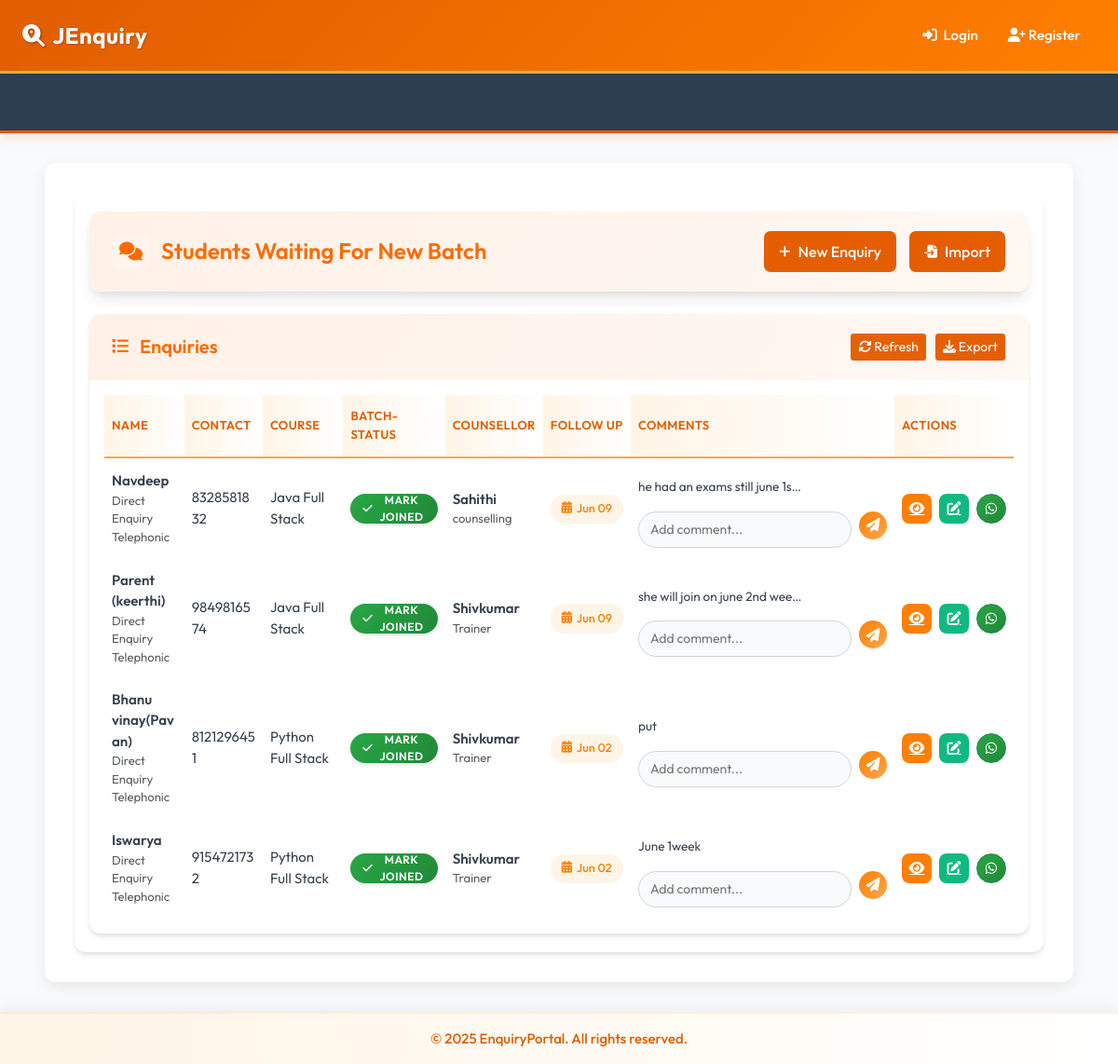
/inconsistent-joined/, run on an earlier commit of the app's database.
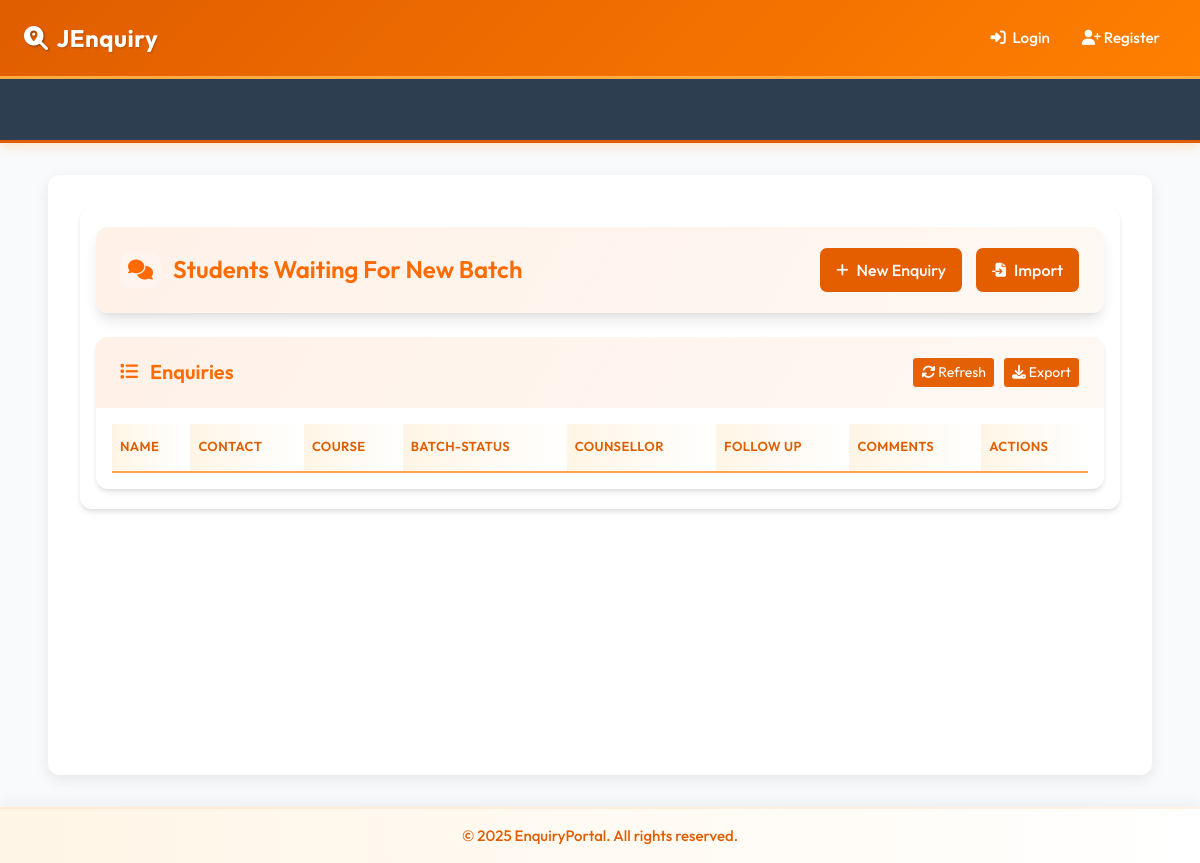
And on a later commit of the database.
### enquiry/models.py (models this page shows, shortened)
class Enquiry(models.Model):
    STATUS_CHOICES = [
        ('joined', 'Joined'),
        ('pending', 'Pending'),
        ('dropout', 'Dropout'),
    ]
    SUBJECT_CHOICES = [
        ('java_full_stack', 'Java Full Stack'),
        ('python_full_stack', 'Python Full Stack'),
        ('other', 'Other'),
    ]
    ENQUIRY_TYPE_CHOICES = [
        ('someone_telephonic', 'Enquiry for Someone Telephonic'),
        ('direct_telephonic', 'Direct Enquiry Telephonic'),
        ('someone_walkin', 'Enquiry for Someone WalkIn'),
        ('direct_walkin', 'Direct Enquiry WalkIn'),
        ('telephonic_to_walkin', 'Telephonic To Walkin'),
    ]
    name = models.CharField(max_length=100)
    mobile = models.CharField(max_length=15, unique=True)
    subject = models.CharField(max_length=50, choices=SUBJECT_CHOICES)
    status = models.CharField(max_length=10, choices=STATUS_CHOICES, default='pending')
    enquiry_type = models.CharField(max_length=30, choices=ENQUIRY_TYPE_CHOICES, default='direct_telephonic')
    counsellor = models.ForeignKey(Counsellor, on_delete=models.CASCADE)
    created_at = models.DateTimeField(auto_now_add=True)
    followup_date = models.DateField(null=True, blank=True)
    enquiry_date = models.DateField(null=True, blank=True)
    parent_number = models.CharField(max_length=15, blank=True, null=True)
    fees_paid_date = models.DateField(null=True, blank=True)
    native_district_name=models.CharField(max_length=30,blank=True,null=True)
    target_fees = models.DecimalField(
        max_digits=12, decimal_places=2,
        null=True, blank=True,
        help_text="Total fees for the course"
    )
    fees_paid = models.DecimalField(
        max_digits=12, decimal_places=2,
        default=0.00,
        help_text="Total amount paid by the student"
    )
    fees_balance = models.DecimalField(
        max_digits=12, decimal_places=2,
        null=True, blank=True,
        help_text="Remaining balance (calculated automatically)"
    )
    due_date = models.DateField(
        null=True, blank=True,
        help_text="Deadline for full fees payment"
    )
    other_subject_name = models.CharField(
        max_length=100,
        blank=True,
        null=True,
        help_text="Specify the subject if 'Other' is selected"
    )
    is_joined_batch = models.BooleanField(
    default=False,
    help_text="True if the student has joined a batch"
)
    joined_date = models.DateField(
        null=True,
        blank=True,
        help_text="Date when the student joined"
    )
    VISIT_TYPE_CHOICES = [
        ('alone_walkin', 'Alone Walkin'),
        ('came_with_parents', 'Came with parents'),
        ('student_reference', 'Student Reference'),
        ('old_student_reference', 'Old Student Reference'),
        ('came_with_relatives', 'Came with relatives'),
        ('telephonic','Telephonic'),
    ]
    visit_type = models.CharField(
        max_length=30,
        choices=VISIT_TYPE_CHOICES,
        default='alone_walkin',
        help_text="How did the student come for enquiry?"
    )

class Counsellor(models.Model):
    name = models.CharField(max_length=100, unique=True)
    mobile = models.CharField(max_length=15)
    department = models.CharField(max_length=100)

class Comment(models.Model):
    enquiry = models.ForeignKey(Enquiry, on_delete=models.CASCADE, related_name='comments')
    comment = models.TextField()
    created_at = models.DateTimeField(default=timezone.now)
    class Meta:
        get_latest_by = 'created_at'
        ordering = ['-created_at']

### enquiry/views.py (the view)
# urls.py: path('inconsistent-joined/', views.InconsistentJoinedEnquiryListView.as_view(), name='inconsistent_joined'),
class InconsistentJoinedEnquiryListView(ListView):
    model = Enquiry
    template_name = 'inconsistent_joined_list.html'
    context_object_name = 'enquiries'
    def get_queryset(self):
        return Enquiry.objects.filter(status='joined', is_joined_batch=False)

### enquiry/models.py (called while the page is built)
    @property
    def actual_collected(self):
        from .models import PaymentHistory
        total = PaymentHistory.objects.filter(
            payment_date__year=self.year,
            payment_date__month=self.month
        ).aggregate(Sum('amount_paid'))['amount_paid__sum'] or Decimal('0.00')
        return total

### template/inconsistent_joined_list.html (shortened to what the changed rows need)
{% extends 'base.html' %}
{% block extra_css %}
<link rel="stylesheet" href="https://cdn.datatables.net/1.13.6/css/dataTables.bootstrap5.min.css">
<link rel="stylesheet" href="https://cdnjs.cloudflare.com/ajax/libs/font-awesome/6.4.0/css/all.min.css">
{% endblock %}
{% block content %}
<div class="app-wrapper">
    <div class="dashboard-header">
        <h1 class="dashboard-title">
            <i class="fas fa-comments"></i>
            Students Waiting For New Batch
        </h1>
    </div>
    <div class="data-card">
        <div class="card-header">
            <h2 class="card-title">
                <i class="fas fa-list"></i> Enquiries
            </h2>
        </div>
        <div class="card-body p-0">
            <div class="data-table-wrapper">
                <table id="enquiryTable" class="display nowrap w-100">
                    <thead>
                        <tr>
                            <th>Name</th>
                            <th>Contact</th>
                            <th>Course</th>
                            <th>Batch-Status</th>
                            <th>Counsellor</th>
                            <th>Follow Up</th>
                            <th>Comments</th>
                            <th>Actions</th>
                        </tr>
                    </thead>
                    <tbody>
                        {% for enquiry in enquiries %}
                        <tr id="enquiry-row-{{ enquiry.id }}">
                            <td>
                                <div class="fw-semibold">{{ enquiry.name }}</div>
                                <div class="text-muted small">{{ enquiry.get_enquiry_type_display }}</div>
                            </td>
                            <td>{{ enquiry.mobile }}</td>
                            <td>{{ enquiry.get_subject_display }}</td>
                            <td>
    <button class="capsule-button btn-success-modern" onclick="markAsJoined({{ enquiry.id }}, this)">
        <span class="btn-text">
            <i class="fas fa-check"></i>
            Mark Joined
        </span>
    </button>
</td>
                            <td>
                                <div class="fw-semibold">{{ enquiry.counsellor.name }}</div>
                                <div class="text-muted small">{{ enquiry.counsellor.department }}</div>
                            </td>
                            <td>
                                <div class="followup-date {% if enquiry.followup_date <= today %}urgent{% endif %}"
                                     data-enquiry-id="{{ enquiry.id }}">
                                    <i class="fas fa-calendar-alt"></i>
                                    {% if enquiry.followup_date %}
                                        {{ enquiry.followup_date|date:"M d" }}
                                    {% else %}
                                        Set Date
                                    {% endif %}
                                </div>
                            </td>
                            <td>
                                <div id="comment-container-{{ enquiry.id }}">
                                    {% with enquiry.comments.all|first as comment %}
                                        {% if comment %}
                                            <div class="comment-preview"
                                                 title="{{ comment.comment }}"
                                                 data-enquiry-id="{{ enquiry.id }}">
                                                {{ comment.comment|truncatechars:30 }}
                                            </div>
                                        {% else %}
                                            <span class="text-muted">No comments</span>
                                        {% endif %}
                                    {% endwith %}
                                </div>
                                <div class="comment-input-group">
                                    <input type="text"
                                           id="comment-input-{{ enquiry.id }}"
                                           class="comment-input"
                                           placeholder="Add comment...">
                                    <button class="add-comment-btn"
                                            data-enquiry-id="{{ enquiry.id }}">
                                        <i class="fas fa-paper-plane"></i>
                                    </button>
                                </div>
                            </td>
                            <td>
                                <div class="action-buttons">
                                    <a href="{% url 'enquiry:enquiry_details' enquiry.id %}"
                                       class="action-btn view-btn"
                                       title="View Details">
                                        <i class="fas fa-eye"></i>
                                    </a>
                                    <a href="{% url 'enquiry:edit_enquiry' enquiry.pk %}"
                                       class="action-btn edit-btn"
                                       title="Edit Enquiry">
                                        <i class="fas fa-edit"></i>
                                    </a>
                                    <a href="https://wa.me/91{{ enquiry.mobile }}" target="_blank"
   class="btn btn-success btn-sm rounded-circle d-flex justify-content-center align-items-center"
   style="width: 32px; height: 32px;">
    <i class="fab fa-whatsapp"></i>
</a>
                                </div>
                            </td>
                        </tr>
                        {% endfor %}
                    </tbody>
                </table>
            </div>
        </div>
    </div>
</div>
{% endblock %}

What changed in the data, as far as the page shows it:
no longer on this page (row edited): Enquiry: name "Navdeep", enquiry_type "Direct Enquiry Telephonic", mobile "8328581832", subject "Java Full Stack", counsellor.name "Sahithi", counsellor.department "counselling", followup_date "Jun 09"
no longer on this page (row unchanged): Comment: comment "he had an exams still june 1s…"
no longer on this page (row edited): Enquiry: name "Parent (keerthi)", enquiry_type "Direct Enquiry Telephonic", mobile "9849816574", subject "Java Full Stack", counsellor.name "Shivkumar", counsellor.department "Trainer", followup_date "Jun 09"
no longer on this page (row unchanged): Comment: comment "she will join on june 2nd wee…"
no longer on this page (row edited): Enquiry: name "Bhanu vinay(Pavan)", enquiry_type "Direct Enquiry Telephonic", mobile "8121296451", subject "Python Full Stack", counsellor.name "Shivkumar", counsellor.department "Trainer", followup_date "Jun 02"
no longer on this page (row unchanged): Comment: comment "put"
no longer on this page (row edited): Enquiry: name "Iswarya", enquiry_type "Direct Enquiry Telephonic", mobile "9154721732", subject "Python Full Stack", counsellor.name "Shivkumar", counsellor.department "Trainer", followup_date "Jun 02"
no longer on this page (row unchanged): Comment: comment "June 1week"
